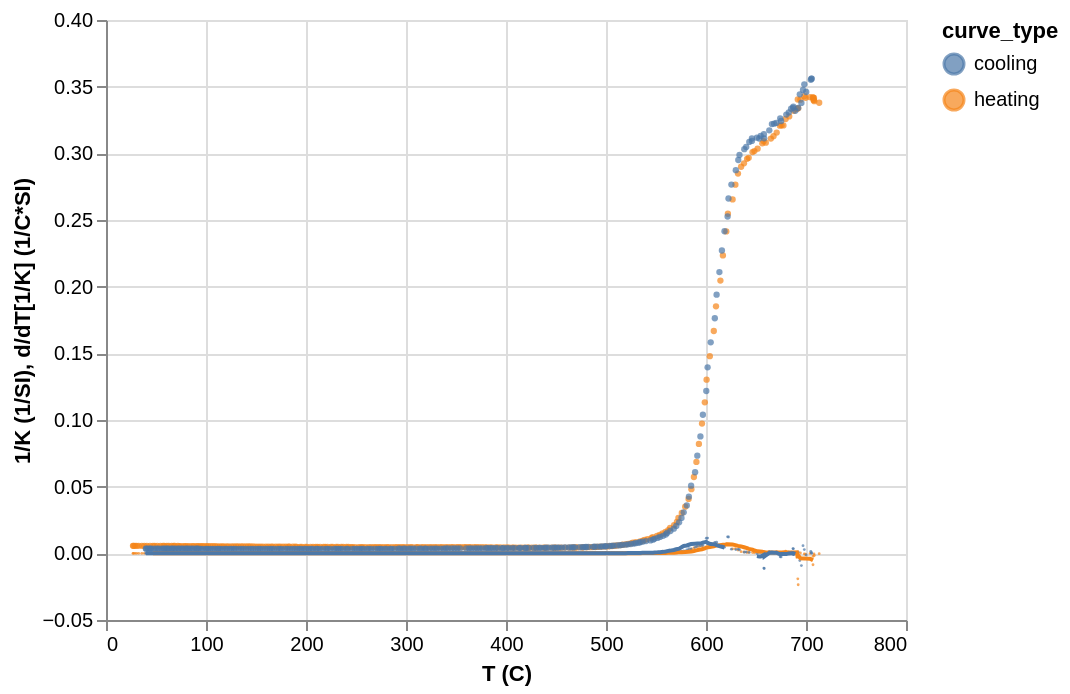
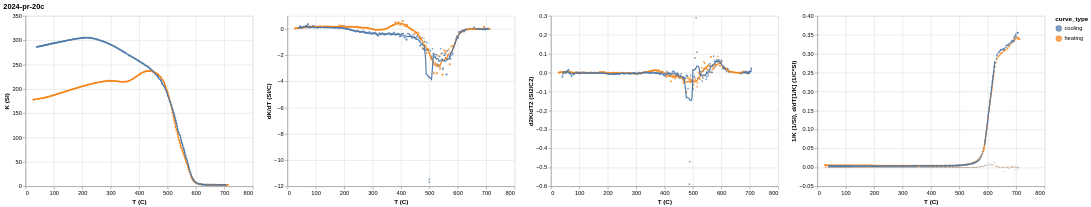
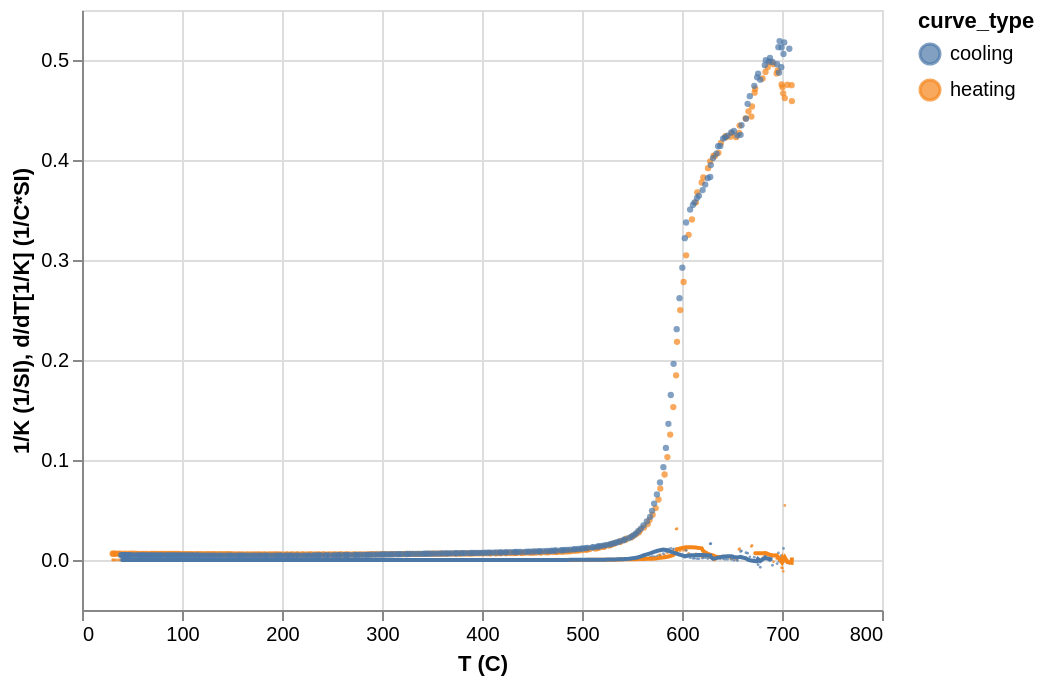
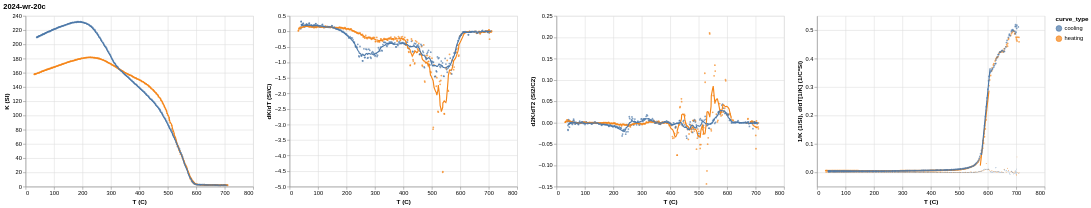

Notebook code cell kept with these figures, in order:
### Markdown cell above
## Process Data

### Code cell
# This is where we process the data in the Curie temperature files.
# It takes A WHILE...
# Don't worry about the red warnings.

file_skip=[] # If there are any data files you want to skip, add the names of the files to this list. 
curie_columns=['temperature','raw_susceptibility','corrected_susceptibility','normalized_susceptibility','bulk_susceptibility','ferrt','ferrb','time','holder_susceptibility']

# Iterate through each row of the list of specimens...
for ix,row in specimens.iterrows():
     # First we work on the IRM/DC demagnetization data
    file_path = kappa_folder / row['curie_file']
    print('Working on {}\n{}\n'.format(row['subsample'],file_path))
    curie_data=ct.read_curie(file_path)
    
    results=ct.process_curie(curie_data, smooth=10, name=row['subsample'])
    

    print(f'{row.subsample}\nInverse susceptibility method Tc\n',\
          f'\tHeating: {results.Tc_inverse_heating}\n',\
          f'\tCooling: {results.Tc_inverse_cooling}')
    specimens.loc[ix,'Tc_inverse_heating']=results['Tc_inverse_heating']
    specimens.loc[ix,'Tc_inverse_cooling']=results['Tc_inverse_cooling']
    specimens.loc[ix,'Tc_derivative_heating']=results['Tc_derivative_heating']
    specimens.loc[ix,'Tc_derivative_cooling']=results['Tc_derivative_cooling']

### Figure 1 — Vega-Lite specification as saved in the notebook (floating-point values rounded to 4 significant figures; data arrays with more than 128 entries replaced by an {"elided": "..."} marker saying what was removed)
{"config": {"view": {"continuousWidth": 400, "continuousHeight": 300}}, "layer": [{"mark": {"type": "circle", "size": 10}, "encoding": {"color": {"type": "nominal", "field": "curve_type"}, "tooltip": [{"type": "quantitative", "field": "temperature"}, {"type": "nominal", "field": "curve_type"}], "x": {"type": "quantitative", "axis": {"title": "T (C)"}, "field": "temperature"}, "y": {"type": "quantitative", "axis": {"title": "1/K (1/SI)"}, "field": "susceptibility_inverse"}}, "selection": {"selector004": {"type": "interval", "bind": "scales", "encodings": ["x", "y"]}}}, {"mark": {"type": "circle", "size": 2}, "encoding": {"color": {"type": "nominal", "field": "curve_type"}, "x": {"type": "quantitative", "axis": {"title": "T (C)"}, "field": "temperature"}, "y": {"type": "quantitative", "axis": {"title": "d/dT[1/K] (1/C*SI)"}, "field": "susceptibility_inverse_gradient"}}}, {"mark": "line", "encoding": {"color": {"type": "nominal", "field": "curve_type"}, "x": {"type": "quantitative", "field": "temperature"}, "y": {"type": "quantitative", "field": "susceptibility_inverse_gradient_smooth"}}}], "data": {"name": "data-9a3c0c2272ffaa6b9d071924f462a985"}, "$schema": "https://vega.github.io/schema/vega-lite/v4.8.1.json", "datasets": {"data-9a3c0c2272ffaa6b9d071924f462a985": {"elided": "541 records"}}}

### Figure 2 — Vega-Lite specification as saved in the notebook (floating-point values rounded to 4 significant figures; data arrays with more than 128 entries replaced by an {"elided": "..."} marker saying what was removed)
{"config": {"view": {"continuousWidth": 400, "continuousHeight": 300}}, "hconcat": [{"layer": [{"mark": {"type": "circle", "size": 10}, "encoding": {"color": {"type": "nominal", "field": "curve_type"}, "tooltip": [{"type": "quantitative", "field": "temperature"}, {"type": "nominal", "field": "curve_type"}], "x": {"type": "quantitative", "axis": {"title": "T (C)"}, "field": "temperature"}, "y": {"type": "quantitative", "axis": {"title": "K (SI)"}, "field": "corrected_susceptibility"}}, "selection": {"selector001": {"type": "interval", "bind": "scales", "encodings": ["x", "y"]}}}, {"mark": "line", "encoding": {"color": {"type": "nominal", "field": "curve_type"}, "x": {"type": "quantitative", "axis": {"title": "T (C)"}, "field": "temperature"}, "y": {"type": "quantitative", "axis": {"title": "K (SI)"}, "field": "smoothed_susceptibility"}}}]}, {"layer": [{"mark": {"type": "circle", "size": 10}, "encoding": {"color": {"type": "nominal", "field": "curve_type"}, "tooltip": [{"type": "quantitative", "field": "temperature"}, {"type": "nominal", "field": "curve_type"}], "x": {"type": "quantitative", "axis": {"title": "T (C)"}, "field": "temperature"}, "y": {"type": "quantitative", "axis": {"title": "dK/dT (SI/C)"}, "field": "susceptibility_gradient"}}, "selection": {"selector002": {"type": "interval", "bind": "scales", "encodings": ["x", "y"]}}}, {"mark": "line", "encoding": {"color": {"type": "nominal", "field": "curve_type"}, "x": {"type": "quantitative", "field": "temperature"}, "y": {"type": "quantitative", "field": "smoothed_gradient"}}}]}, {"layer": [{"mark": {"type": "circle", "size": 10}, "encoding": {"color": {"type": "nominal", "field": "curve_type"}, "tooltip": [{"type": "quantitative", "field": "temperature"}, {"type": "nominal", "field": "curve_type"}], "x": {"type": "quantitative", "axis": {"title": "T (C)"}, "field": "temperature"}, "y": {"type": "quantitative", "axis": {"title": "d2K/dT2 (SI2/C2)"}, "field": "susceptibility_gradient2"}}, "selection": {"selector003": {"type": "interval", "bind": "scales", "encodings": ["x", "y"]}}}, {"mark": "line", "encoding": {"color": {"type": "nominal", "field": "curve_type"}, "x": {"type": "quantitative", "field": "temperature"}, "y": {"type": "quantitative", "field": "smoothed_gradient2"}}}]}, {"layer": [{"mark": {"type": "circle", "size": 10}, "encoding": {"color": {"type": "nominal", "field": "curve_type"}, "tooltip": [{"type": "quantitative", "field": "temperature"}, {"type": "nominal", "field": "curve_type"}], "x": {"type": "quantitative", "axis": {"title": "T (C)"}, "field": "temperature"}, "y": {"type": "quantitative", "axis": {"title": "1/K (1/SI)"}, "field": "susceptibility_inverse"}}, "selection": {"selector004": {"type": "interval", "bind": "scales", "encodings": ["x", "y"]}}}, {"mark": {"type": "circle", "size": 2}, "encoding": {"color": {"type": "nominal", "field": "curve_type"}, "x": {"type": "quantitative", "axis": {"title": "T (C)"}, "field": "temperature"}, "y": {"type": "quantitative", "axis": {"title": "d/dT[1/K] (1/C*SI)"}, "field": "susceptibility_inverse_gradient"}}}, {"mark": "line", "encoding": {"color": {"type": "nominal", "field": "curve_type"}, "x": {"type": "quantitative", "field": "temperature"}, "y": {"type": "quantitative", "field": "susceptibility_inverse_linear"}}}]}], "data": {"name": "data-db259c1f8aad1617dac6d74e1ea2e06f"}, "title": "2024-pr-20c", "$schema": "https://vega.github.io/schema/vega-lite/v4.8.1.json", "datasets": {"data-db259c1f8aad1617dac6d74e1ea2e06f": {"elided": "541 records"}}}

### Figure 3 — Vega-Lite specification as saved in the notebook (floating-point values rounded to 4 significant figures; data arrays with more than 128 entries replaced by an {"elided": "..."} marker saying what was removed)
{"config": {"view": {"continuousWidth": 400, "continuousHeight": 300}}, "layer": [{"mark": {"type": "circle", "size": 10}, "encoding": {"color": {"type": "nominal", "field": "curve_type"}, "tooltip": [{"type": "quantitative", "field": "temperature"}, {"type": "nominal", "field": "curve_type"}], "x": {"type": "quantitative", "axis": {"title": "T (C)"}, "field": "temperature"}, "y": {"type": "quantitative", "axis": {"title": "1/K (1/SI)"}, "field": "susceptibility_inverse"}}, "selection": {"selector008": {"type": "interval", "bind": "scales", "encodings": ["x", "y"]}}}, {"mark": {"type": "circle", "size": 2}, "encoding": {"color": {"type": "nominal", "field": "curve_type"}, "x": {"type": "quantitative", "axis": {"title": "T (C)"}, "field": "temperature"}, "y": {"type": "quantitative", "axis": {"title": "d/dT[1/K] (1/C*SI)"}, "field": "susceptibility_inverse_gradient"}}}, {"mark": "line", "encoding": {"color": {"type": "nominal", "field": "curve_type"}, "x": {"type": "quantitative", "field": "temperature"}, "y": {"type": "quantitative", "field": "susceptibility_inverse_gradient_smooth"}}}], "data": {"name": "data-b829dbb18ff7c52ea575bba3a6f8b0d5"}, "$schema": "https://vega.github.io/schema/vega-lite/v4.8.1.json", "datasets": {"data-b829dbb18ff7c52ea575bba3a6f8b0d5": {"elided": "542 records"}}}

### Figure 4 — Vega-Lite specification as saved in the notebook (floating-point values rounded to 4 significant figures; data arrays with more than 128 entries replaced by an {"elided": "..."} marker saying what was removed)
{"config": {"view": {"continuousWidth": 400, "continuousHeight": 300}}, "hconcat": [{"layer": [{"mark": {"type": "circle", "size": 10}, "encoding": {"color": {"type": "nominal", "field": "curve_type"}, "tooltip": [{"type": "quantitative", "field": "temperature"}, {"type": "nominal", "field": "curve_type"}], "x": {"type": "quantitative", "axis": {"title": "T (C)"}, "field": "temperature"}, "y": {"type": "quantitative", "axis": {"title": "K (SI)"}, "field": "corrected_susceptibility"}}, "selection": {"selector005": {"type": "interval", "bind": "scales", "encodings": ["x", "y"]}}}, {"mark": "line", "encoding": {"color": {"type": "nominal", "field": "curve_type"}, "x": {"type": "quantitative", "axis": {"title": "T (C)"}, "field": "temperature"}, "y": {"type": "quantitative", "axis": {"title": "K (SI)"}, "field": "smoothed_susceptibility"}}}]}, {"layer": [{"mark": {"type": "circle", "size": 10}, "encoding": {"color": {"type": "nominal", "field": "curve_type"}, "tooltip": [{"type": "quantitative", "field": "temperature"}, {"type": "nominal", "field": "curve_type"}], "x": {"type": "quantitative", "axis": {"title": "T (C)"}, "field": "temperature"}, "y": {"type": "quantitative", "axis": {"title": "dK/dT (SI/C)"}, "field": "susceptibility_gradient"}}, "selection": {"selector006": {"type": "interval", "bind": "scales", "encodings": ["x", "y"]}}}, {"mark": "line", "encoding": {"color": {"type": "nominal", "field": "curve_type"}, "x": {"type": "quantitative", "field": "temperature"}, "y": {"type": "quantitative", "field": "smoothed_gradient"}}}]}, {"layer": [{"mark": {"type": "circle", "size": 10}, "encoding": {"color": {"type": "nominal", "field": "curve_type"}, "tooltip": [{"type": "quantitative", "field": "temperature"}, {"type": "nominal", "field": "curve_type"}], "x": {"type": "quantitative", "axis": {"title": "T (C)"}, "field": "temperature"}, "y": {"type": "quantitative", "axis": {"title": "d2K/dT2 (SI2/C2)"}, "field": "susceptibility_gradient2"}}, "selection": {"selector007": {"type": "interval", "bind": "scales", "encodings": ["x", "y"]}}}, {"mark": "line", "encoding": {"color": {"type": "nominal", "field": "curve_type"}, "x": {"type": "quantitative", "field": "temperature"}, "y": {"type": "quantitative", "field": "smoothed_gradient2"}}}]}, {"layer": [{"mark": {"type": "circle", "size": 10}, "encoding": {"color": {"type": "nominal", "field": "curve_type"}, "tooltip": [{"type": "quantitative", "field": "temperature"}, {"type": "nominal", "field": "curve_type"}], "x": {"type": "quantitative", "axis": {"title": "T (C)"}, "field": "temperature"}, "y": {"type": "quantitative", "axis": {"title": "1/K (1/SI)"}, "field": "susceptibility_inverse"}}, "selection": {"selector008": {"type": "interval", "bind": "scales", "encodings": ["x", "y"]}}}, {"mark": {"type": "circle", "size": 2}, "encoding": {"color": {"type": "nominal", "field": "curve_type"}, "x": {"type": "quantitative", "axis": {"title": "T (C)"}, "field": "temperature"}, "y": {"type": "quantitative", "axis": {"title": "d/dT[1/K] (1/C*SI)"}, "field": "susceptibility_inverse_gradient"}}}, {"mark": "line", "encoding": {"color": {"type": "nominal", "field": "curve_type"}, "x": {"type": "quantitative", "field": "temperature"}, "y": {"type": "quantitative", "field": "susceptibility_inverse_linear"}}}]}], "data": {"name": "data-c8fbf1b7a8ab0325193c56ef10b255b4"}, "title": "2024-wr-20c", "$schema": "https://vega.github.io/schema/vega-lite/v4.8.1.json", "datasets": {"data-c8fbf1b7a8ab0325193c56ef10b255b4": {"elided": "542 records"}}}
